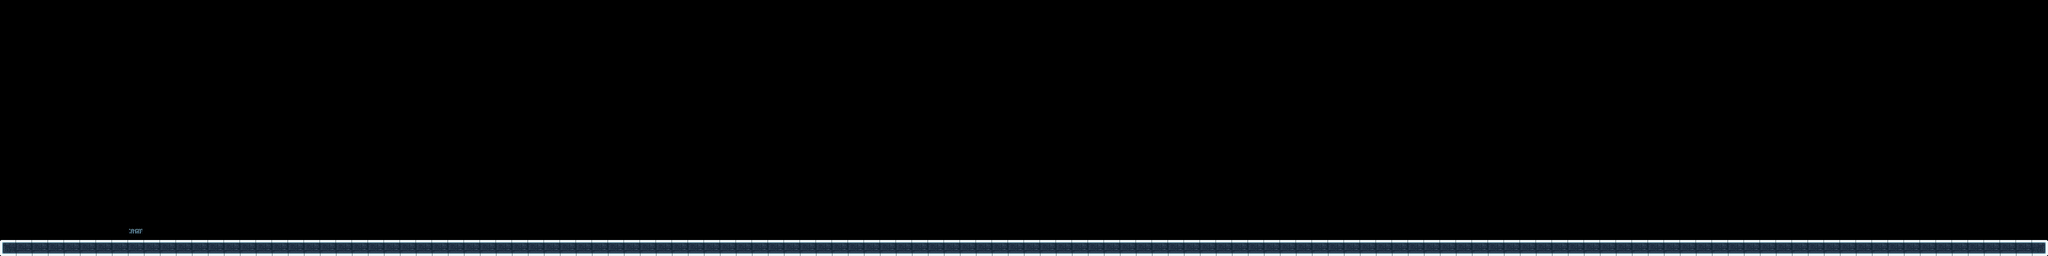

A 2D game scene composited from a Tiled map and its tileset images. What follows is a short description and the map's XML, with every tile layer's data as written:
An orthogonal 128x16 tile map with 32x32 px tiles, 1 tile layer (Walls) and 2 objects.

<map version="1.5" tiledversion="2021.03.23" orientation="orthogonal" renderorder="right-down" width="128" height="16" tilewidth="32" tileheight="32" infinite="0" nextlayerid="6" nextobjectid="7">
 <tileset firstgid="1" source="lab.tsx" />
 <layer id="1" name="Walls" width="128" height="16">
  <data encoding="csv">
0,0,0,0,0,0,0,0,0,0,0,0,0,0,0,0,0,0,0,0,0,0,0,0,0,0,0,0,0,0,0,0,0,0,0,0,0,0,0,0,0,0,0,0,0,0,0,0,0,0,0,0,0,0,0,0,0,0,0,0,0,0,0,0,0,0,0,0,0,0,0,0,0,0,0,0,0,0,0,0,0,0,0,0,0,0,0,0,0,0,0,0,0,0,0,0,0,0,0,0,0,0,0,0,0,0,0,0,0,0,0,0,0,0,0,0,0,0,0,0,0,0,0,0,0,0,0,0,
0,0,0,0,0,0,0,0,0,0,0,0,0,0,0,0,0,0,0,0,0,0,0,0,0,0,0,0,0,0,0,0,0,0,0,0,0,0,0,0,0,0,0,0,0,0,0,0,0,0,0,0,0,0,0,0,0,0,0,0,0,0,0,0,0,0,0,0,0,0,0,0,0,0,0,0,0,0,0,0,0,0,0,0,0,0,0,0,0,0,0,0,0,0,0,0,0,0,0,0,0,0,0,0,0,0,0,0,0,0,0,0,0,0,0,0,0,0,0,0,0,0,0,0,0,0,0,0,
0,0,0,0,0,0,0,0,0,0,0,0,0,0,0,0,0,0,0,0,0,0,0,0,0,0,0,0,0,0,0,0,0,0,0,0,0,0,0,0,0,0,0,0,0,0,0,0,0,0,0,0,0,0,0,0,0,0,0,0,0,0,0,0,0,0,0,0,0,0,0,0,0,0,0,0,0,0,0,0,0,0,0,0,0,0,0,0,0,0,0,0,0,0,0,0,0,0,0,0,0,0,0,0,0,0,0,0,0,0,0,0,0,0,0,0,0,0,0,0,0,0,0,0,0,0,0,0,
0,0,0,0,0,0,0,0,0,0,0,0,0,0,0,0,0,0,0,0,0,0,0,0,0,0,0,0,0,0,0,0,0,0,0,0,0,0,0,0,0,0,0,0,0,0,0,0,0,0,0,0,0,0,0,0,0,0,0,0,0,0,0,0,0,0,0,0,0,0,0,0,0,0,0,0,0,0,0,0,0,0,0,0,0,0,0,0,0,0,0,0,0,0,0,0,0,0,0,0,0,0,0,0,0,0,0,0,0,0,0,0,0,0,0,0,0,0,0,0,0,0,0,0,0,0,0,0,
0,0,0,0,0,0,0,0,0,0,0,0,0,0,0,0,0,0,0,0,0,0,0,0,0,0,0,0,0,0,0,0,0,0,0,0,0,0,0,0,0,0,0,0,0,0,0,0,0,0,0,0,0,0,0,0,0,0,0,0,0,0,0,0,0,0,0,0,0,0,0,0,0,0,0,0,0,0,0,0,0,0,0,0,0,0,0,0,0,0,0,0,0,0,0,0,0,0,0,0,0,0,0,0,0,0,0,0,0,0,0,0,0,0,0,0,0,0,0,0,0,0,0,0,0,0,0,0,
0,0,0,0,0,0,0,0,0,0,0,0,0,0,0,0,0,0,0,0,0,0,0,0,0,0,0,0,0,0,0,0,0,0,0,0,0,0,0,0,0,0,0,0,0,0,0,0,0,0,0,0,0,0,0,0,0,0,0,0,0,0,0,0,0,0,0,0,0,0,0,0,0,0,0,0,0,0,0,0,0,0,0,0,0,0,0,0,0,0,0,0,0,0,0,0,0,0,0,0,0,0,0,0,0,0,0,0,0,0,0,0,0,0,0,0,0,0,0,0,0,0,0,0,0,0,0,0,
0,0,0,0,0,0,0,0,0,0,0,0,0,0,0,0,0,0,0,0,0,0,0,0,0,0,0,0,0,0,0,0,0,0,0,0,0,0,0,0,0,0,0,0,0,0,0,0,0,0,0,0,0,0,0,0,0,0,0,0,0,0,0,0,0,0,0,0,0,0,0,0,0,0,0,0,0,0,0,0,0,0,0,0,0,0,0,0,0,0,0,0,0,0,0,0,0,0,0,0,0,0,0,0,0,0,0,0,0,0,0,0,0,0,0,0,0,0,0,0,0,0,0,0,0,0,0,0,
0,0,0,0,0,0,0,0,0,0,0,0,0,0,0,0,0,0,0,0,0,0,0,0,0,0,0,0,0,0,0,0,0,0,0,0,0,0,0,0,0,0,0,0,0,0,0,0,0,0,0,0,0,0,0,0,0,0,0,0,0,0,0,0,0,0,0,0,0,0,0,0,0,0,0,0,0,0,0,0,0,0,0,0,0,0,0,0,0,0,0,0,0,0,0,0,0,0,0,0,0,0,0,0,0,0,0,0,0,0,0,0,0,0,0,0,0,0,0,0,0,0,0,0,0,0,0,0,
0,0,0,0,0,0,0,0,0,0,0,0,0,0,0,0,0,0,0,0,0,0,0,0,0,0,0,0,0,0,0,0,0,0,0,0,0,0,0,0,0,0,0,0,0,0,0,0,0,0,0,0,0,0,0,0,0,0,0,0,0,0,0,0,0,0,0,0,0,0,0,0,0,0,0,0,0,0,0,0,0,0,0,0,0,0,0,0,0,0,0,0,0,0,0,0,0,0,0,0,0,0,0,0,0,0,0,0,0,0,0,0,0,0,0,0,0,0,0,0,0,0,0,0,0,0,0,0,
0,0,0,0,0,0,0,0,0,0,0,0,0,0,0,0,0,0,0,0,0,0,0,0,0,0,0,0,0,0,0,0,0,0,0,0,0,0,0,0,0,0,0,0,0,0,0,0,0,0,0,0,0,0,0,0,0,0,0,0,0,0,0,0,0,0,0,0,0,0,0,0,0,0,0,0,0,0,0,0,0,0,0,0,0,0,0,0,0,0,0,0,0,0,0,0,0,0,0,0,0,0,0,0,0,0,0,0,0,0,0,0,0,0,0,0,0,0,0,0,0,0,0,0,0,0,0,0,
0,0,0,0,0,0,0,0,0,0,0,0,0,0,0,0,0,0,0,0,0,0,0,0,0,0,0,0,0,0,0,0,0,0,0,0,0,0,0,0,0,0,0,0,0,0,0,0,0,0,0,0,0,0,0,0,0,0,0,0,0,0,0,0,0,0,0,0,0,0,0,0,0,0,0,0,0,0,0,0,0,0,0,0,0,0,0,0,0,0,0,0,0,0,0,0,0,0,0,0,0,0,0,0,0,0,0,0,0,0,0,0,0,0,0,0,0,0,0,0,0,0,0,0,0,0,0,0,
0,0,0,0,0,0,0,0,0,0,0,0,0,0,0,0,0,0,0,0,0,0,0,0,0,0,0,0,0,0,0,0,0,0,0,0,0,0,0,0,0,0,0,0,0,0,0,0,0,0,0,0,0,0,0,0,0,0,0,0,0,0,0,0,0,0,0,0,0,0,0,0,0,0,0,0,0,0,0,0,0,0,0,0,0,0,0,0,0,0,0,0,0,0,0,0,0,0,0,0,0,0,0,0,0,0,0,0,0,0,0,0,0,0,0,0,0,0,0,0,0,0,0,0,0,0,0,0,
0,0,0,0,0,0,0,0,0,0,0,0,0,0,0,0,0,0,0,0,0,0,0,0,0,0,0,0,0,0,0,0,0,0,0,0,0,0,0,0,0,0,0,0,0,0,0,0,0,0,0,0,0,0,0,0,0,0,0,0,0,0,0,0,0,0,0,0,0,0,0,0,0,0,0,0,0,0,0,0,0,0,0,0,0,0,0,0,0,0,0,0,0,0,0,0,0,0,0,0,0,0,0,0,0,0,0,0,0,0,0,0,0,0,0,0,0,0,0,0,0,0,0,0,0,0,0,0,
0,0,0,0,0,0,0,0,0,0,0,0,0,0,0,0,0,0,0,0,0,0,0,0,0,0,0,0,0,0,0,0,0,0,0,0,0,0,0,0,0,0,0,0,0,0,0,0,0,0,0,0,0,0,0,0,0,0,0,0,0,0,0,0,0,0,0,0,0,0,0,0,0,0,0,0,0,0,0,0,0,0,0,0,0,0,0,0,0,0,0,0,0,0,0,0,0,0,0,0,0,0,0,0,0,0,0,0,0,0,0,0,0,0,0,0,0,0,0,0,0,0,0,0,0,0,0,0,
0,0,0,0,0,0,0,0,14,0,0,0,0,0,0,0,0,0,0,0,0,0,0,0,0,0,0,0,0,0,0,0,0,0,0,0,0,0,0,0,0,0,0,0,0,0,0,0,0,0,0,0,0,0,0,0,0,0,0,0,0,0,0,0,0,0,0,0,0,0,0,0,0,0,0,0,0,0,0,0,0,0,0,0,0,0,0,0,0,0,0,0,0,0,0,0,0,0,0,0,0,0,0,0,0,0,0,0,0,0,0,0,0,0,0,0,0,0,0,0,0,0,0,0,0,0,0,0,
32,33,33,33,33,33,33,33,33,33,33,33,33,33,33,33,33,33,33,33,33,33,33,33,33,33,33,33,33,33,33,33,33,33,33,33,33,33,33,33,33,33,33,33,33,33,33,33,33,33,33,33,33,33,33,33,33,33,33,33,33,33,33,33,33,33,33,33,33,33,33,33,33,33,33,33,33,33,33,33,33,33,33,33,33,33,33,33,33,33,33,33,33,33,33,33,33,33,33,33,33,33,33,33,33,33,33,33,33,33,33,33,33,33,33,33,33,33,33,33,33,33,33,33,33,33,33,34
</data>
 </layer>
 <objectgroup id="3" name="collision">
  <object id="4" x="0" y="480" width="4096" height="31.875" />
 </objectgroup>
 <objectgroup id="5" name="trigger_1">
  <object id="6" x="256" y="448" width="32" height="32" />
 </objectgroup>
</map>
